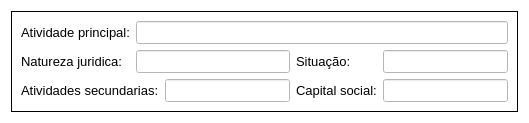
               <widget class="QFrame" name="frame_16">
                <property name="styleSheet">
                 <string notr="true">background-color: rgb(255, 255, 255);</string>
                </property>
                <property name="frameShape">
                 <enum>QFrame::NoFrame</enum>
                </property>
                <property name="frameShadow">
                 <enum>QFrame::Plain</enum>
                </property>
                <layout class="QGridLayout" name="gridLayout_41">
                 <item row="0" column="0">
                  <widget class="QFrame" name="frame_20">
                   <property name="frameShape">
                    <enum>QFrame::Box</enum>
                   </property>
                   <property name="frameShadow">
                    <enum>QFrame::Plain</enum>
                   </property>
                   <layout class="QGridLayout" name="gridLayout_42">
                    <item row="0" column="0">
                     <widget class="QLabel" name="label_97">
                      <property name="font">
                       <font>
                        <family>Arial</family>
                        <pointsize>10</pointsize>
                       </font>
                      </property>
                      <property name="text">
                       <string>Atividade principal:</string>
                      </property>
                     </widget>
                    </item>
                    <item row="0" column="1" colspan="4">
                     <widget class="QLineEdit" name="atividadePrincipal">
                      <property name="font">
                       <font>
                        <family>Arial</family>
                        <pointsize>10</pointsize>
                       </font>
                      </property>
                      <property name="styleSheet">
                       <string notr="true">background-color: rgb(255, 255, 255);</string>
                      </property>
                      <property name="text">
                       <string/>
                      </property>
                     </widget>
                    </item>
                    <item row="1" column="0">
                     <widget class="QLabel" name="label_98">
                      <property name="font">
                       <font>
                        <family>Arial</family>
                        <pointsize>10</pointsize>
                       </font>
                      </property>
                      <property name="text">
                       <string>Natureza juridica:</string>
                      </property>
                     </widget>
                    </item>
                    <item row="1" column="1" colspan="2">
                     <widget class="QLineEdit" name="naturezaJuridica">
                      <property name="font">
                       <font>
                        <family>Arial</family>
                        <pointsize>10</pointsize>
                       </font>
                      </property>
                      <property name="styleSheet">
                       <string notr="true">background-color: rgb(255, 255, 255);</string>
                      </property>
                      <property name="text">
                       <string/>
                      </property>
                     </widget>
                    </item>
                    <item row="1" column="3">
                     <widget class="QLabel" name="label_99">
                      <property name="font">
                       <font>
                        <family>Arial</family>
                        <pointsize>10</pointsize>
                       </font>
                      </property>
                      <property name="text">
                       <string>Situação:</string>
                      </property>
                     </widget>
                    </item>
                    <item row="1" column="4">
                     <widget class="QLineEdit" name="situacaoEmpresa">
                      <property name="font">
                       <font>
                        <family>Arial</family>
                        <pointsize>10</pointsize>
                       </font>
                      </property>
                      <property name="styleSheet">
                       <string notr="true">background-color: rgb(255, 255, 255);</string>
                      </property>
                      <property name="text">
                       <string/>
                      </property>
                     </widget>
                    </item>
                    <item row="2" column="0" colspan="2">
                     <widget class="QLabel" name="label_100">
                      <property name="font">
                       <font>
                        <family>Arial</family>
                        <pointsize>10</pointsize>
                       </font>
                      </property>
                      <property name="text">
                       <string>Atividades secundarias:</string>
                      </property>
                     </widget>
                    </item>
                    <item row="2" column="2">
                     <widget class="QLineEdit" name="atividadeSecundarias">
                      <property name="font">
                       <font>
                        <family>Arial</family>
                        <pointsize>10</pointsize>
                       </font>
                      </property>
                      <property name="styleSheet">
                       <string notr="true">background-color: rgb(255, 255, 255);</string>
                      </property>
                      <property name="text">
                       <string/>
                      </property>
                     </widget>
                    </item>
                    <item row="2" column="3">
                     <widget class="QLabel" name="label_101">
                      <property name="font">
                       <font>
                        <family>Arial</family>
                        <pointsize>10</pointsize>
                       </font>
                      </property>
                      <property name="text">
                       <string>Capital social:</string>
                      </property>
                     </widget>
                    </item>
                    <item row="2" column="4">
                     <widget class="QLineEdit" name="capitalSocialEmpresa">
                      <property name="font">
                       <font>
                        <family>Arial</family>
                        <pointsize>10</pointsize>
                       </font>
                      </property>
                      <property name="styleSheet">
                       <string notr="true">background-color: rgb(255, 255, 255);</string>
                      </property>
                      <property name="text">
                       <string/>
                      </property>
                     </widget>
                    </item>
                   </layout>
                  </widget>
                 </item>
                </layout>
               </widget>
